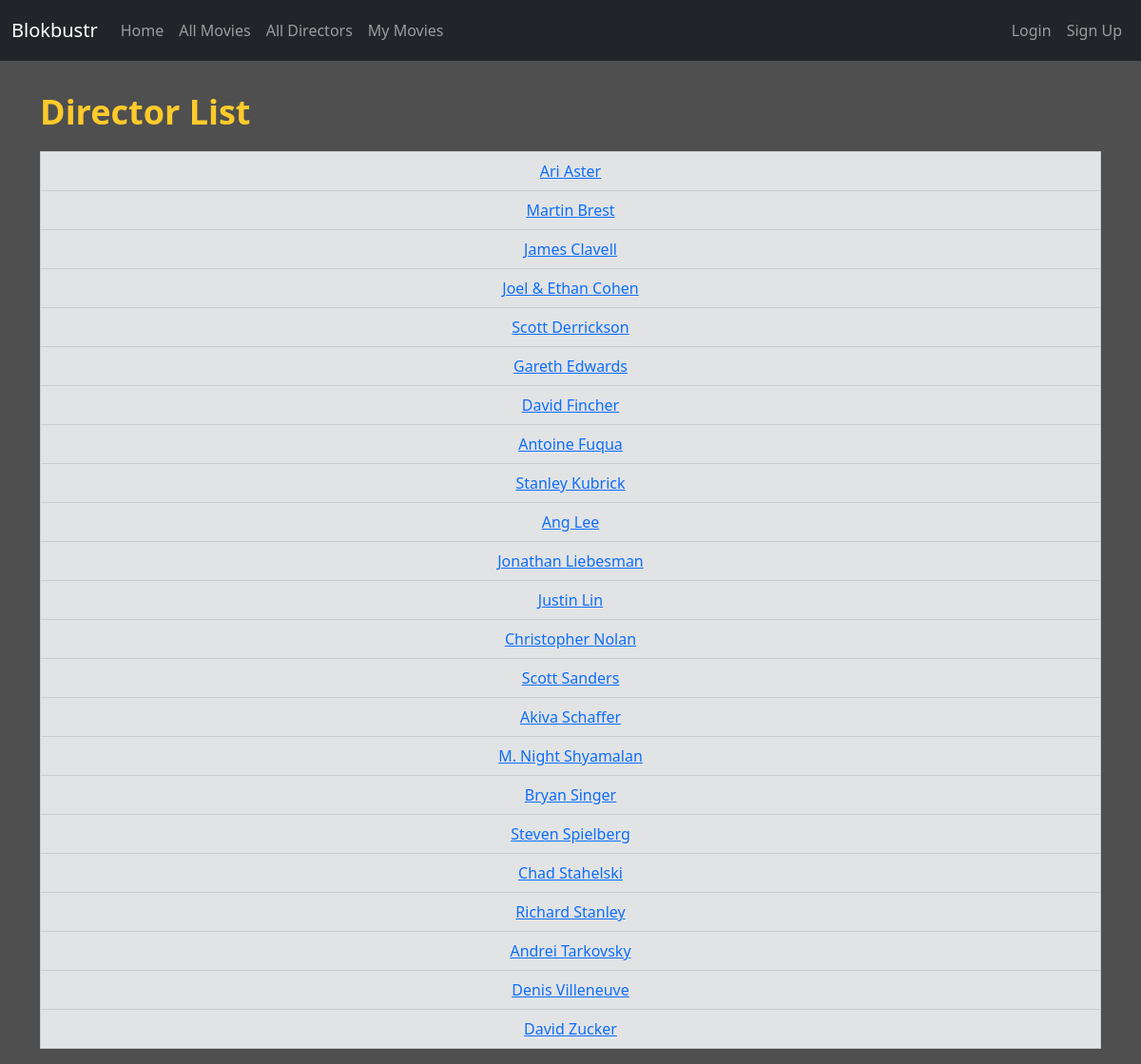
The page /directors/ on the database its author committed.
### catalog/models.py (models this page shows, shortened)
class Director(models.Model):
    first_name = models.CharField(max_length=60)
    last_name = models.CharField(max_length=60)
    date_of_birth = models.CharField(max_length=60, blank=True, default='')
    date_of_death = models.CharField(max_length=60, blank=True, default='')
    class Meta:
        ordering = ["last_name", "first_name"]
    def get_absolute_url(self):
        return reverse("director_detail", args=[str(self.id)])

### catalog/views.py (the view)
# urls.py: path('directors/', views.director_list, name='director_list'),
def director_list(request):
    directors = Director.objects.all()
    return render(request, 'catalog/director_list.html', {'director_list': directors})

### catalog/templates/catalog/director_list.html (shortened to what this page needs)
{% extends "catalog/base.html" %}
{% block content %}
    <div class="d-flex justify-content-between align-items-center mb-3">
        <h1>Director List</h1>
    </div>
    {% if director_list %}
        <table class="table table-bordered">
            {% for director in director_list %}
                <tr class="table-secondary">
                    <td>
                        <a href="{{ director.get_absolute_url }}">{{ director.first_name }} {{ director.last_name }}</a>
                    </td>
                </tr>
            {% endfor %}
        </table>
    {% else %}
        <p>There are no directors in the library.</p>
    {% endif %}
{% endblock %}

### catalog/templates/catalog/base.html (shortened to what this page needs)
{% load static %}
<!doctype html>
<html lang="en">
<head>
    <link href="https://cdn.jsdelivr.net/npm/bootstrap@5.3.0-alpha1/dist/css/bootstrap.min.css" rel="stylesheet"
>
    <link href="{% static 'css/my_style_v1.css' %}" rel="stylesheet">
</head>
<body>
<nav class="navbar navbar-expand-lg navbar-dark bg-dark">
    <div class="container-fluid">
        <a class="navbar-brand" href="{% url 'index' %}">Blokbustr</a>
        <div class="collapse navbar-collapse" id="navbarSupportedContent">
            <ul class="navbar-nav me-auto mb-2 mb-lg-0">
                <li class="nav-item">
                    <a class="nav-link" href="{% url 'index' %}">Home</a>
                </li>
                <li class="nav-item">
                    <a class="nav-link" href="{% url 'movie_list' %}">All Movies</a>
                </li>
                <li class="nav-item">
                    <a class="nav-link" href="{% url 'director_list' %}">All Directors</a>
                </li>
                <li class="nav-item">
                    {% if user.is_authenticated %}
                        <a class="nav-link" href="{% url 'my_movies' %}">My Movies</a>
                    {% else %}
                        <a class="nav-link" href="{% url 'login' %}?next={% url 'my_movies' %}">My Movies</a>
                    {% endif %}
                </li>
            </ul>
            <ul class="navbar-nav ms-auto">
                {% if user.is_authenticated %}
                    <li class="nav-item">
                        <form action="{% url 'logout' %}" method="post" class="d-inline">
                            {% csrf_token %}
                            <button type="submit" class="btn btn-link nav-link" style="border: none; background: none;">
                                Log out
                            </button>
                        </form>
                    </li>
                {% else %}
                    <li class="nav-item">
                        <a class="nav-link" href="{% url 'login' %}">Login</a>
                    </li>
                    <li class="nav-item">
                        <a class="nav-link" href="{% url 'register' %}">Sign Up</a>
                    </li>
                {% endif %}
            </ul>
        </div>
    </div>
</nav>
<div class="container">
    <br/>
    {% block content %}
    {% endblock %}
</div>
</body>
</html>

### catalog/static/css/my_style_v1.css (style rules this page uses)
html { font-size: 16px; font-family: arial, sans-serif; background-color: #4f4f4f; }
p, li { font-size: 16px; font-weight: 400; font-style: normal; color: #ffffff; line-height: 1.5; margin-top: 4px; margin-bottom: 4px; }
h1 { color: #ffca2b; font-size: 36px; font-weight: bold; margin-top: 8px; margin-bottom: 4px; }
.container { text-align: center; }

### catalog/templates/catalog/base.html (style rules this page uses)
body { background-color: #4f4f4f; }

### rows shown on the page
Director: first_name "Ari", last_name "Aster"
Director: first_name "Martin", last_name "Brest"
Director: first_name "James", last_name "Clavell"
Director: first_name "Joel & Ethan", last_name "Cohen"
Director: first_name "Scott", last_name "Derrickson"
Director: first_name "Gareth", last_name "Edwards"
Director: first_name "David", last_name "Fincher"
Director: first_name "Antoine", last_name "Fuqua"
Director: first_name "Stanley", last_name "Kubrick"
Director: first_name "Ang", last_name "Lee"
Director: first_name "Jonathan", last_name "Liebesman"
Director: first_name "Justin", last_name "Lin"
Director: first_name "Christopher", last_name "Nolan"
Director: first_name "Scott", last_name "Sanders"
Director: first_name "Akiva", last_name "Schaffer"
Director: first_name "M. Night", last_name "Shyamalan"
Director: first_name "Bryan", last_name "Singer"
Director: first_name "Steven", last_name "Spielberg"
Director: first_name "Chad", last_name "Stahelski"
Director: first_name "Richard", last_name "Stanley"
Director: first_name "Andrei", last_name "Tarkovsky"
Director: first_name "Denis", last_name "Villeneuve"
Director: first_name "David", last_name "Zucker"
